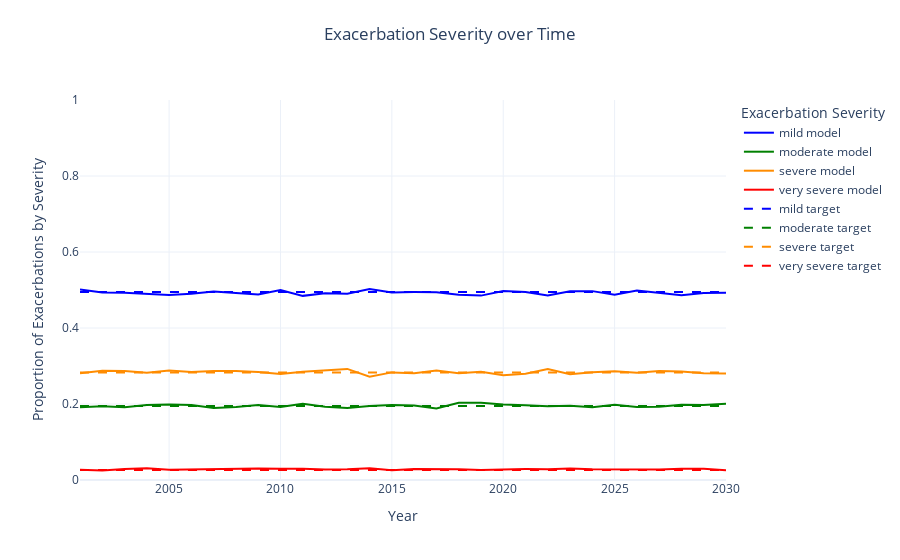

The notebook cell saved with this chart:
### Markdown cell above
### Visualize Data

### Code cell
color_map={
    "mild": "blue",
    "moderate": "green",
    "severe": "darkorange",
    "very_severe": "red"
}
fig = px.line(
    df_model_exac_severity,
    x="year",
    y="p_exacerbation",
    color="severity",
    title="Exacerbation Severity over Time",
    color_discrete_map=color_map
)

fig.for_each_trace(lambda t: t.update(name=t.name.replace("_", " ") + " model"))
for severity in categories:
    fig.add_hline(
        y=TARGET_EXAC_SEVERITY[severity],
        line_dash="dash",
        line_color=color_map[severity],
        showlegend=True,
        name=severity.replace("_", " ") + " target"
    )

fig.update_xaxes(title_text="Year")
fig.update_yaxes(title_text="Proportion of Exacerbations by Severity", range=[0, 1])
fig.update_layout(
    legend_title_text="Exacerbation Severity",
    title_x=0.5,
    title_y=0.95
)
fig.show(config=config)

### Figure 1 — Plotly figure (JSON) as saved in the notebook; plotly's stock layout.template omitted (floating-point values rounded to 4 significant figures)
{"data": [{"hovertemplate": "severity=mild<br>year=%{x}<br>p_exacerbation=%{y}<extra></extra>", "legendgroup": "mild", "line": {"color": "blue", "dash": "solid"}, "marker": {"symbol": "circle"}, "mode": "lines", "name": "mild model", "orientation": "v", "showlegend": true, "type": "scatter", "x": [2001, 2002, 2003, 2004, 2005, 2006, 2007, 2008, 2009, 2010, 2011, 2012, 2013, 2014, 2015, 2016, 2017, 2018, 2019, 2020, 2021, 2022, 2023, 2024, 2025, 2026, 2027, 2028, 2029, 2030], "xaxis": "x", "y": [0.5012, 0.4937, 0.4931, 0.4897, 0.4866, 0.4903, 0.496, 0.492, 0.4885, 0.4998, 0.4846, 0.4917, 0.49, 0.5025, 0.4934, 0.4945, 0.4942, 0.4876, 0.4852, 0.4971, 0.4949, 0.4858, 0.4966, 0.497, 0.4878, 0.4986, 0.4927, 0.4864, 0.4922, 0.4931], "yaxis": "y"}, {"hovertemplate": "severity=moderate<br>year=%{x}<br>p_exacerbation=%{y}<extra></extra>", "legendgroup": "moderate", "line": {"color": "green", "dash": "solid"}, "marker": {"symbol": "circle"}, "mode": "lines", "name": "moderate model", "orientation": "v", "showlegend": true, "type": "scatter", "x": [2001, 2002, 2003, 2004, 2005, 2006, 2007, 2008, 2009, 2010, 2011, 2012, 2013, 2014, 2015, 2016, 2017, 2018, 2019, 2020, 2021, 2022, 2023, 2024, 2025, 2026, 2027, 2028, 2029, 2030], "xaxis": "x", "y": [0.1911, 0.1938, 0.1916, 0.1971, 0.1984, 0.1972, 0.1898, 0.1923, 0.1972, 0.1918, 0.2007, 0.1929, 0.1893, 0.1946, 0.1976, 0.1958, 0.1883, 0.2034, 0.2034, 0.1989, 0.1969, 0.1938, 0.1952, 0.1913, 0.1977, 0.1922, 0.1926, 0.1983, 0.1973, 0.201], "yaxis": "y"}, {"hovertemplate": "severity=severe<br>year=%{x}<br>p_exacerbation=%{y}<extra></extra>", "legendgroup": "severe", "line": {"color": "darkorange", "dash": "solid"}, "marker": {"symbol": "circle"}, "mode": "lines", "name": "severe model", "orientation": "v", "showlegend": true, "type": "scatter", "x": [2001, 2002, 2003, 2004, 2005, 2006, 2007, 2008, 2009, 2010, 2011, 2012, 2013, 2014, 2015, 2016, 2017, 2018, 2019, 2020, 2021, 2022, 2023, 2024, 2025, 2026, 2027, 2028, 2029, 2030], "xaxis": "x", "y": [0.2809, 0.2874, 0.2867, 0.2824, 0.2882, 0.2845, 0.2871, 0.2865, 0.2839, 0.279, 0.285, 0.2879, 0.2924, 0.2716, 0.2832, 0.2806, 0.2879, 0.2808, 0.2848, 0.2757, 0.2795, 0.2918, 0.2782, 0.2833, 0.2864, 0.2825, 0.287, 0.2858, 0.2807, 0.2803], "yaxis": "y"}, {"hovertemplate": "severity=very_severe<br>year=%{x}<br>p_exacerbation=%{y}<extra></extra>", "legendgroup": "very_severe", "line": {"color": "red", "dash": "solid"}, "marker": {"symbol": "circle"}, "mode": "lines", "name": "very severe model", "orientation": "v", "showlegend": true, "type": "scatter", "x": [2001, 2002, 2003, 2004, 2005, 2006, 2007, 2008, 2009, 2010, 2011, 2012, 2013, 2014, 2015, 2016, 2017, 2018, 2019, 2020, 2021, 2022, 2023, 2024, 2025, 2026, 2027, 2028, 2029, 2030], "xaxis": "x", "y": [0.02672, 0.02509, 0.02866, 0.03073, 0.02678, 0.02793, 0.02717, 0.02926, 0.03044, 0.02937, 0.0297, 0.02756, 0.02827, 0.03124, 0.02577, 0.02916, 0.02959, 0.02818, 0.02664, 0.02832, 0.02863, 0.02857, 0.02998, 0.02838, 0.02814, 0.02674, 0.02764, 0.02943, 0.02975, 0.02566], "yaxis": "y"}], "layout": {"legend": {"title": {"text": "Exacerbation Severity"}, "tracegroupgap": 0}, "shapes": [{"line": {"color": "blue", "dash": "dash"}, "name": "mild target", "showlegend": true, "type": "line", "x0": 0, "x1": 1, "xref": "x domain", "y0": 0.495, "y1": 0.495, "yref": "y"}, {"line": {"color": "green", "dash": "dash"}, "name": "moderate target", "showlegend": true, "type": "line", "x0": 0, "x1": 1, "xref": "x domain", "y0": 0.195, "y1": 0.195, "yref": "y"}, {"line": {"color": "darkorange", "dash": "dash"}, "name": "severe target", "showlegend": true, "type": "line", "x0": 0, "x1": 1, "xref": "x domain", "y0": 0.283, "y1": 0.283, "yref": "y"}, {"line": {"color": "red", "dash": "dash"}, "name": "very severe target", "showlegend": true, "type": "line", "x0": 0, "x1": 1, "xref": "x domain", "y0": 0.026, "y1": 0.026, "yref": "y"}], "title": {"text": "Exacerbation Severity over Time", "x": 0.5, "y": 0.95}, "xaxis": {"anchor": "y", "domain": [0, 1], "title": {"text": "Year"}}, "yaxis": {"anchor": "x", "domain": [0, 1], "range": [0, 1], "title": {"text": "Proportion of Exacerbations by Severity"}}}}
